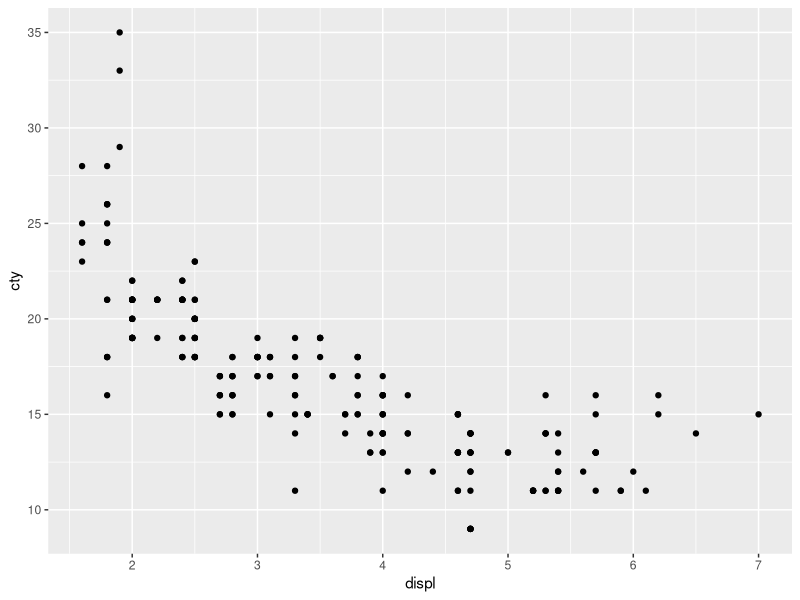
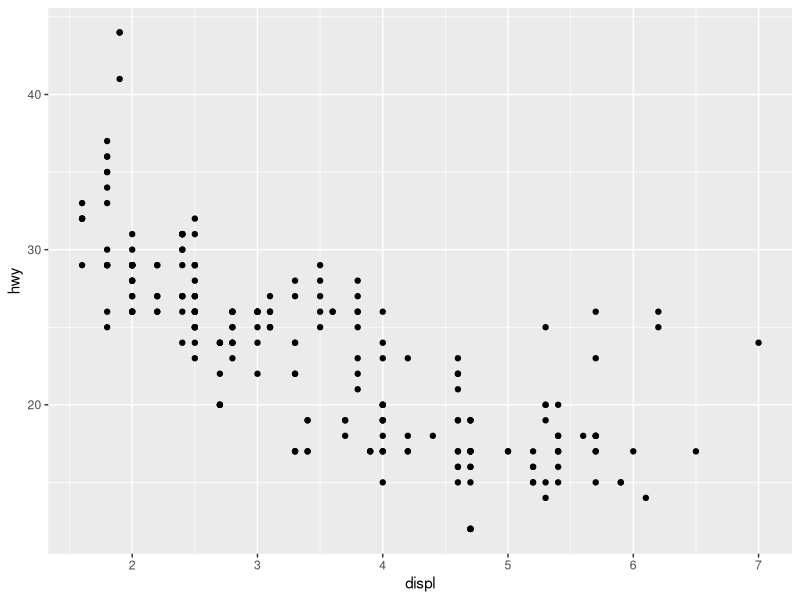
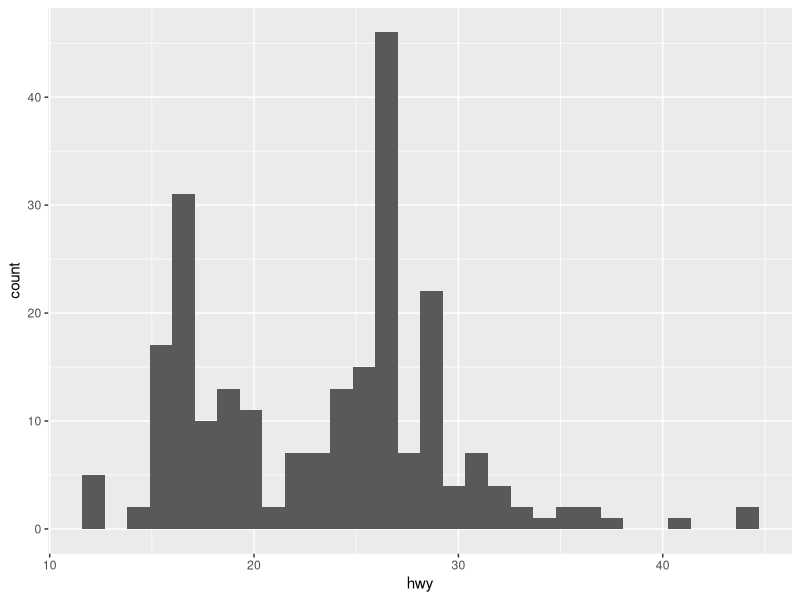
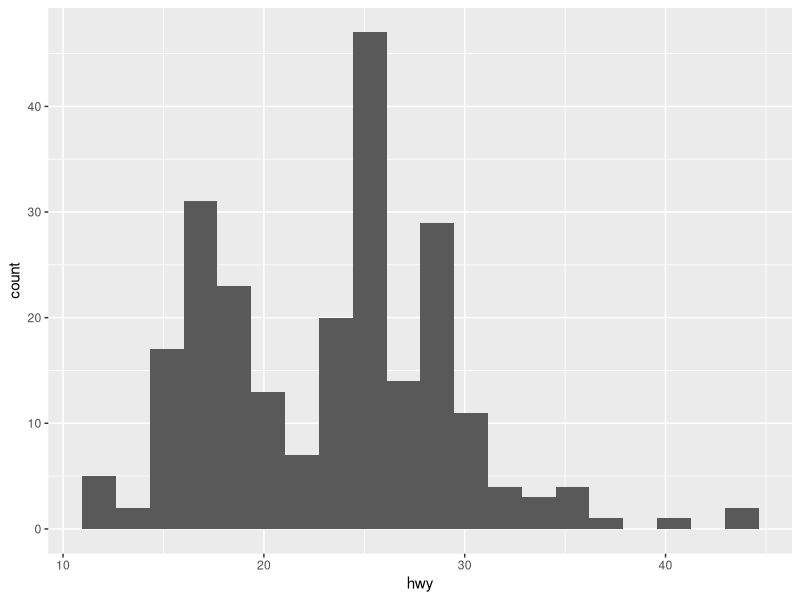
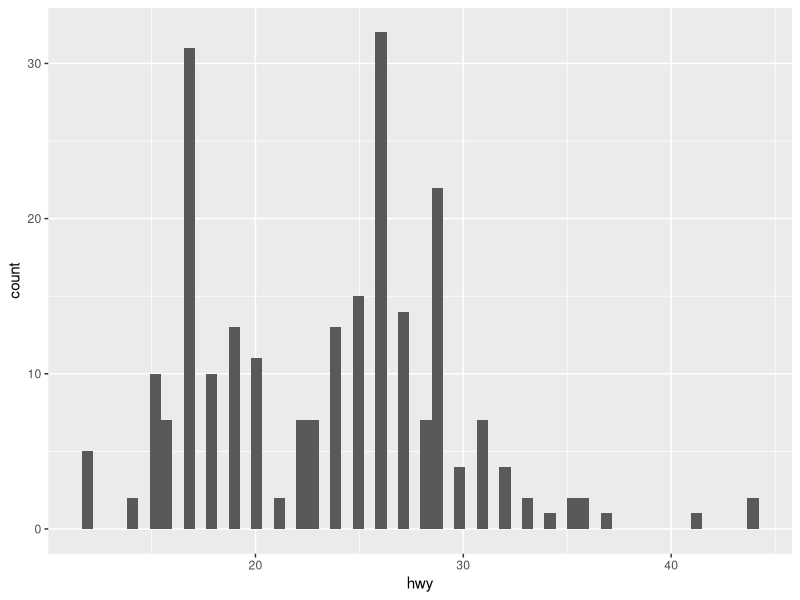
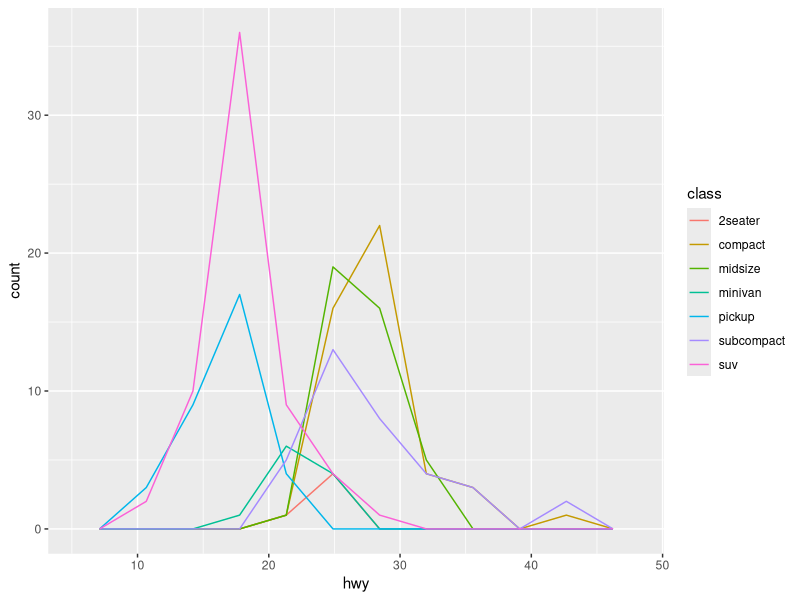
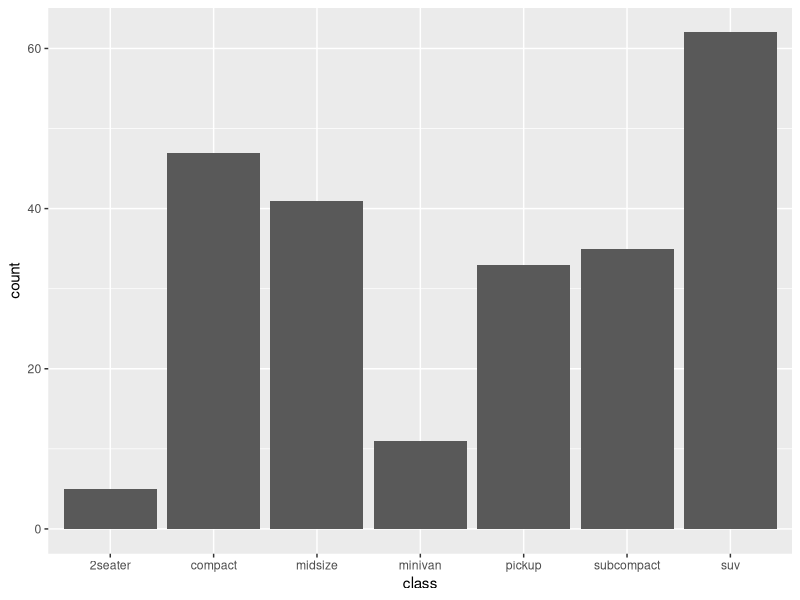
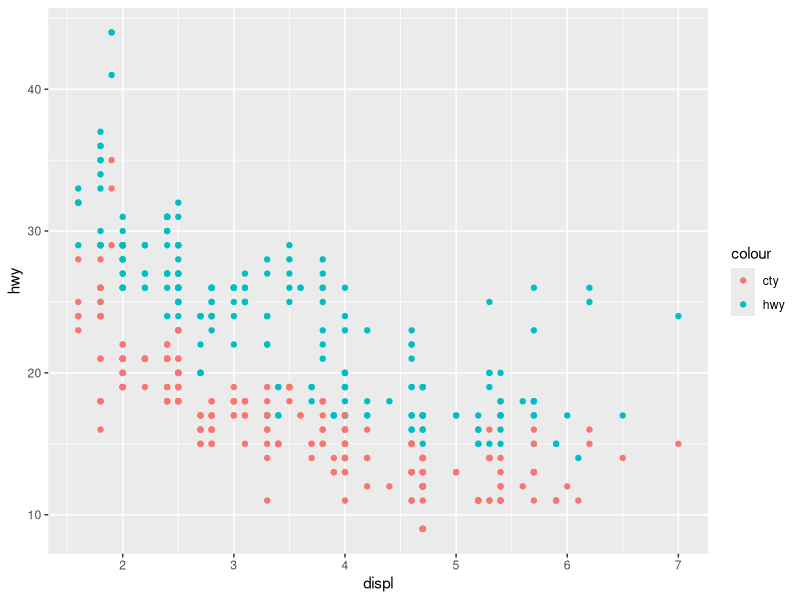

Write R code to recreate these figures, in order.
## ---- chunk 1
library(tidyverse)
## ---- chunk 2
mpg
## ---- chunk 3
ggplot(mpg, aes(x = displ, y = cty)) +
  geom_point()
## ---- chunk 4
ggplot(
    data = mpg, 
    # aes(x = displ, y = cty) # Old code
    aes(x = displ, y = hwy) # New code, note change in y
  ) +
  geom_point()
## ---- chunk 5
mpg %>% 
  ggplot(aes(x = hwy)) +
  geom_histogram()
## ---- chunk 6
mpg %>% 
  ggplot(aes(x = hwy)) +
  geom_histogram(bins = 20)
## ---- chunk 7
mpg %>% 
  ggplot(aes(x = hwy)) +
  geom_histogram(bins = 60)
## ---- chunk 8
ggplot(
    data = mpg,
    mapping = aes(x = hwy, color = class) # Note the additional `color` argument
  ) +
  geom_freqpoly(bins = 10)
## ---- chunk 9
ggplot(
  data = mpg,
  mapping = aes(x = class)
) +
  geom_bar()
## ---- chunk 10
ggplot(
  data = mpg,
  mapping = aes(x = displ)
) +
  geom_point(mapping = aes(y = hwy, color = "hwy")) +
  geom_point(mapping = aes(y = cty, color = "cty"))
## ---- chunk 11
ggplot(
  data = mpg,
  mapping = aes(x = hwy, y = cty)
) +
  geom_abline(intercept = 0, slope = 1) +
  geom_point()
## ---- chunk 12
ggplot(
  data = mpg,
  mapping = aes(x = displ, y = hwy, color = class)
) +
  geom_hline(
    data = mpg %>% 
      group_by(class) %>% 
      summarize(hwy = mean(hwy)),
    mapping = aes(yintercept = hwy, color = class),
    size = 1,
    alpha = 1 / 3
  ) +
  geom_point()
## ---- chunk 13
## TODO: Inspect the `diamonds` dataset here
# solution-begin
?diamonds
# solution-end
## ---- chunk 14
## TODO: Complete this code
# task-begin
ggplot(
  data = diamonds,
  mapping = aes(x = cut)
) # NOTE: Don't forget to add a `+` here!
# task-end
# solution-begin
ggplot(
  data = diamonds,
  mapping = aes(x = cut)
) +
  geom_bar()
# solution-end
## ---- chunk 15
## TODO: Complete this code
# task-begin
ggplot(
  data = diamonds,
)
# task-end
# solution-begin
ggplot(
  data = diamonds,
  mapping = aes(x = carat)
) +
  geom_histogram(bins = 120)
# solution-end
## ---- chunk 16
## TODO: Complete the following code
# solution-begin
ggplot(
  data = diamonds %>% 
    filter(carat <= 1.1),
)
# solution-end
# solution-begin
ggplot(
  data = diamonds %>% 
    filter(carat <= 1.1),
  mapping = aes(x = carat)
) +
  geom_histogram(bins = 100) +
  scale_x_continuous(
    breaks = c(0, 0.3, 0.4, 0.5, 0.7, 0.9, 1)
  )
# solution-end
## ---- chunk 17
## TODO: Complete this code
# task-begin
ggplot(diamonds)
# task-end
# solution-begin
ggplot(diamonds) +
  geom_point(aes(x = carat, y = price))
# solution-end
## ---- chunk 18
## TODO: Complete this code
# task-begin
ggplot(diamonds)
# task-end
# solution-begin
ggplot(diamonds) +
  geom_point(aes(x = carat, y = price, color = cut))
# solution-end
